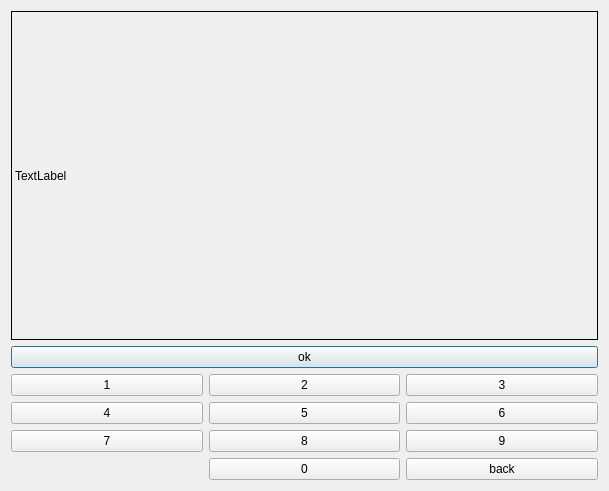
<?xml version="1.0" encoding="UTF-8"?>
<ui version="4.0">
 <class>PinCodeDialog</class>
 <widget class="QDialog" name="PinCodeDialog">
  <property name="geometry">
   <rect>
    <x>0</x>
    <y>0</y>
    <width>609</width>
    <height>491</height>
   </rect>
  </property>
  <property name="windowTitle">
   <string>Dialog</string>
  </property>
  <layout class="QHBoxLayout" name="horizontalLayout">
   <item>
    <layout class="QVBoxLayout" name="verticalLayout_2">
     <item>
      <layout class="QVBoxLayout" name="verticalLayout">
       <item>
        <widget class="QLabel" name="label_code">
         <property name="frameShape">
          <enum>QFrame::Box</enum>
         </property>
         <property name="text">
          <string>TextLabel</string>
         </property>
        </widget>
       </item>
       <item>
        <widget class="QPushButton" name="pushButton_ok">
         <property name="text">
          <string>ok</string>
         </property>
        </widget>
       </item>
      </layout>
     </item>
     <item>
      <layout class="QGridLayout" name="gridLayout">
       <item row="0" column="2">
        <widget class="QPushButton" name="pushButton_3">
         <property name="text">
          <string>3</string>
         </property>
        </widget>
       </item>
       <item row="0" column="0">
        <widget class="QPushButton" name="pushButton_1">
         <property name="text">
          <string>1</string>
         </property>
        </widget>
       </item>
       <item row="2" column="0">
        <widget class="QPushButton" name="pushButton_7">
         <property name="text">
          <string>7</string>
         </property>
        </widget>
       </item>
       <item row="1" column="1">
        <widget class="QPushButton" name="pushButton_5">
         <property name="text">
          <string>5</string>
         </property>
        </widget>
       </item>
       <item row="1" column="0">
        <widget class="QPushButton" name="pushButton_4">
         <property name="text">
          <string>4</string>
         </property>
        </widget>
       </item>
       <item row="0" column="1">
        <widget class="QPushButton" name="pushButton_2">
         <property name="text">
          <string>2</string>
         </property>
        </widget>
       </item>
       <item row="1" column="2">
        <widget class="QPushButton" name="pushButton_6">
         <property name="text">
          <string>6</string>
         </property>
        </widget>
       </item>
       <item row="2" column="1">
        <widget class="QPushButton" name="pushButton_8">
         <property name="text">
          <string>8</string>
         </property>
        </widget>
       </item>
       <item row="2" column="2">
        <widget class="QPushButton" name="pushButton_9">
         <property name="text">
          <string>9</string>
         </property>
        </widget>
       </item>
       <item row="3" column="1">
        <widget class="QPushButton" name="pushButton_0">
         <property name="text">
          <string>0</string>
         </property>
        </widget>
       </item>
       <item row="3" column="2">
        <widget class="QPushButton" name="pushButton_back">
         <property name="text">
          <string>back</string>
         </property>
        </widget>
       </item>
      </layout>
     </item>
    </layout>
   </item>
  </layout>
 </widget>
 <resources/>
 <connections/>
</ui>
